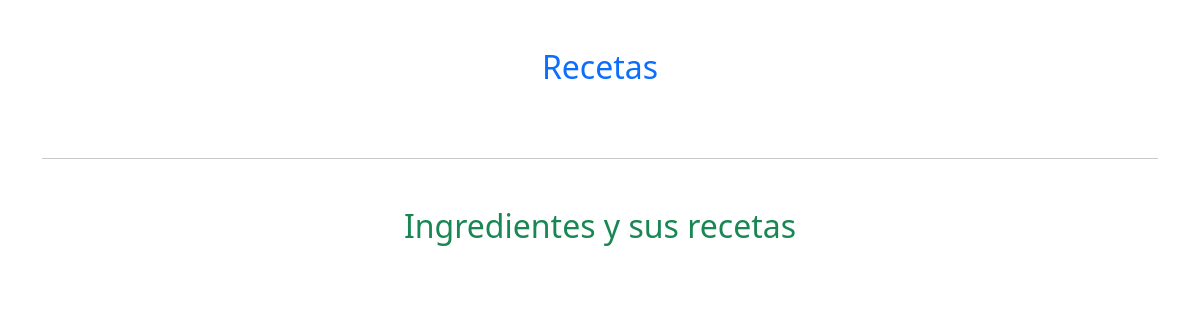
The page /relaciones on the database as committed earlier.
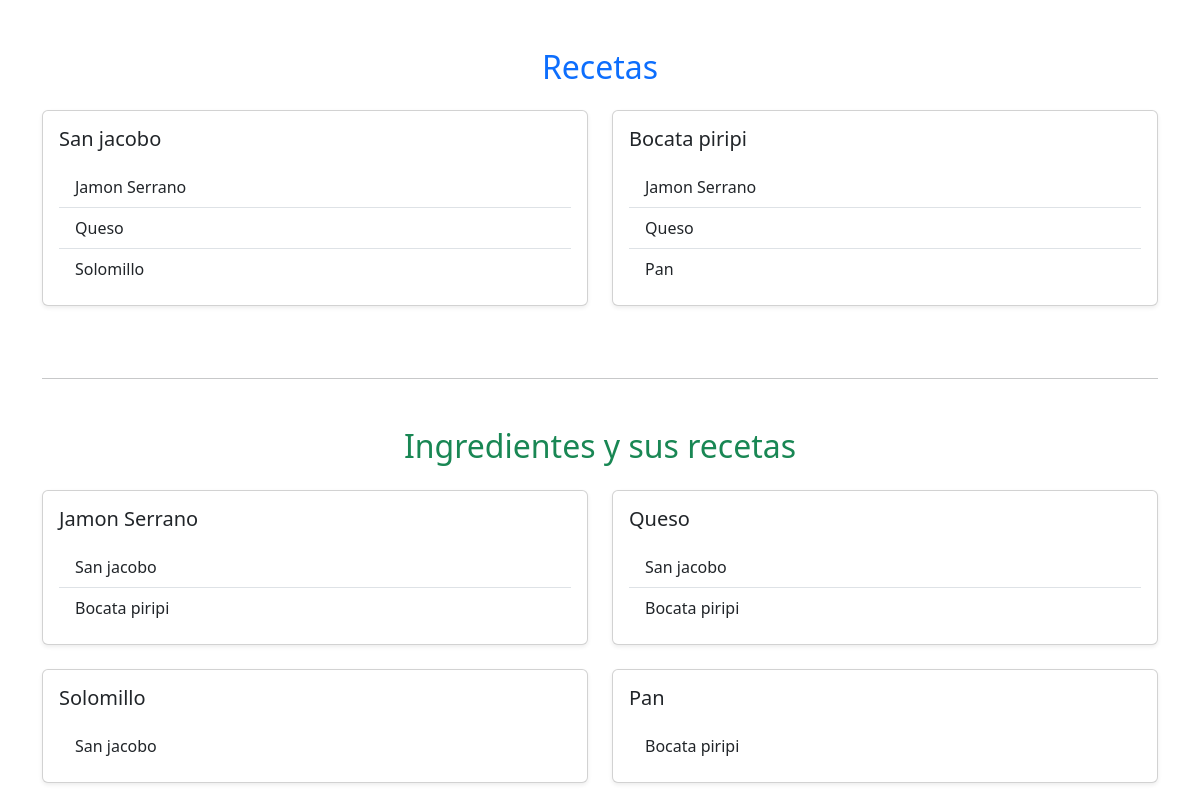
The same page on the database as committed later.
### recetasapp/models.py (models this page shows, shortened)
class Receta(models.Model):
    nombre = models.CharField(max_length=100)
    descripcion = models.TextField()
    ingredientes = models.ManyToManyField(Ingredientes, related_name='recetas')

class Ingredientes(models.Model):
    nombre = models.CharField(max_length=50, validators=[validate_nombre])
    categoria = models.ForeignKey('CategoriaIngrediente', on_delete=models.CASCADE)
    refrigerado = models.BooleanField(default=False)
    medida = models.CharField(
        max_length=5,
        choices=Medida.choices,
        default=Medida.GRAMOS
    )

### recetasapp/views.py (the view)
# urls.py: path('relaciones', views.relaciones, name='relaciones'),
def relaciones(request):
    recetas = Receta.objects.all()
    ingredientes = Ingredientes.objects.all()
    return render(request, 'recetasapp/relaciones.html', {'recetas':recetas, 'ingredientes':ingredientes})

### recetasapp/templates/recetasapp/relaciones.html
{% extends 'recetasapp/base.html' %}
{% block content %}
<div class="container mt-5">
    <h2 class="mb-4 text-center text-primary">Recetas</h2>
    <div class="row">
        {% for receta in recetas %}
            <div class="col-12 col-md-6 mb-4">
                <div class="card shadow-sm h-100">
                    <div class="card-body">
                        <h5 class="card-title">{{ receta.nombre }}</h5>
                        {% if receta.ingredientes.all %}
                        <ul class="list-group list-group-flush mt-3">
                            {% for ingrediente in receta.ingredientes.all %}
                                <li class="list-group-item">{{ ingrediente.nombre }}</li>
                            {% endfor %}
                        </ul>
                        {% else %}
                        <p class="text-muted mt-2">No tiene ingredientes asociados</p>
                        {% endif %}
                    </div>
                </div>
            </div>
        {% endfor %}
    </div>
    <hr class="my-5">
    <h2 class="mb-4 text-center text-success">Ingredientes y sus recetas</h2>
    <div class="row">
        {% for ingrediente in ingredientes %}
            {% if ingrediente.recetas.all %}
                <div class="col-12 col-md-6 mb-4">
                    <div class="card shadow-sm h-100">
                        <div class="card-body">
                            <h5 class="card-title">{{ ingrediente.nombre }}</h5>
                            <ul class="list-group list-group-flush mt-3">
                                {% for receta in ingrediente.recetas.all %}
                                    <li class="list-group-item">{{ receta.nombre }}</li>
                                {% endfor %}
                            </ul>
                        </div>
                    </div>
                </div>
            {% endif %}
        {% endfor %}
    </div>
</div>
{% endblock %}

Rows that differ between the two databases and show on the page:
added Receta: nombre "San jacobo"
now on this page (row unchanged): Ingredientes: nombre "Jamon Serrano"
now on this page (row unchanged): Ingredientes: nombre "Queso"
now on this page (row unchanged): Ingredientes: nombre "Solomillo"
added Receta: nombre "Bocata piripi"
now on this page (row unchanged): Ingredientes: nombre "Pan"
